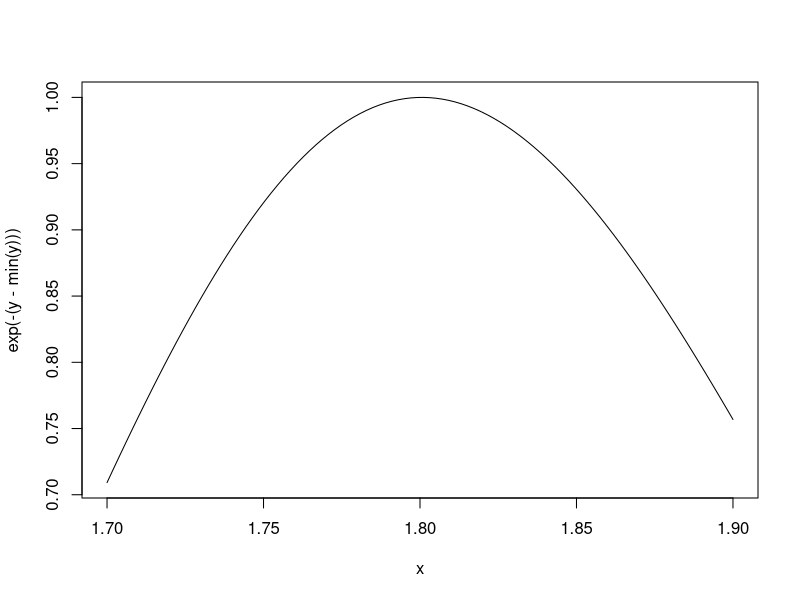

Recreate this plot in R.
# Objective functions can be "built" which contain all of the necessary data for 
# evaluating the function

# No need to carry around long argument lists -- useful for interactive
# and exploratory work.

# Code can be simplified and cleaned up

make.NegLogLik = function(data, fixed=c(FALSE, FALSE)) {
        params = fixed
        function(p) {
                params[!fixed] = p
                mu = params[1]
                sigma = params[2]
                a = -0.5 * length(data) * log(2*pi*sigma^2)
                b = -0.5 * sum((data-mu)^2) / (sigma^2)
                -(a+b)
        }
}

set.seed(1)
normals = rnorm(100, 1, 2)
nLL = make.NegLogLik(normals)
nLL
ls(environment(nLL))

optim(c(mu=0, sigma=1), nLL)$par
nLL = make.NegLogLik(normals, c(FALSE, 2))
optimize(nLL, c(-1, 3))$minimum


nLL = make.NegLogLik(normals, c(1,FALSE))
optimize(nLL, c(1e-6, 10))$minimum

x = seq(1.7, 1.9, len=100)
x
y = sapply(x, nLL)
y
plot(x, exp(-(y-min(y))), type="l")



